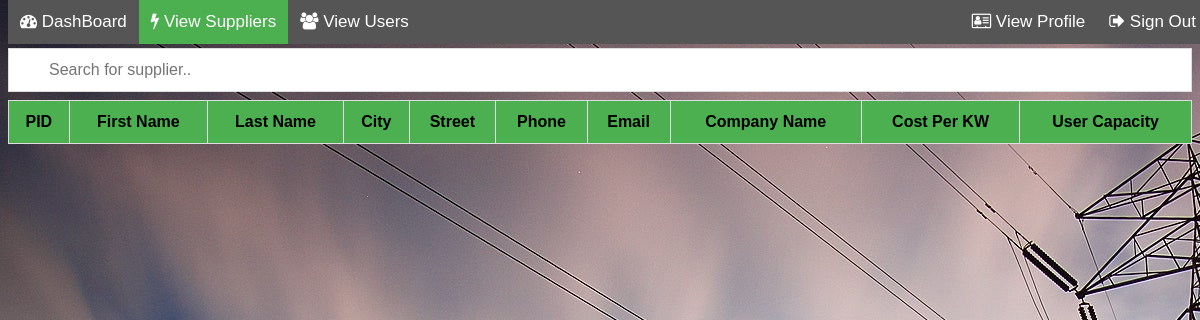
The app's page /ViewSuppliers.php, older data.
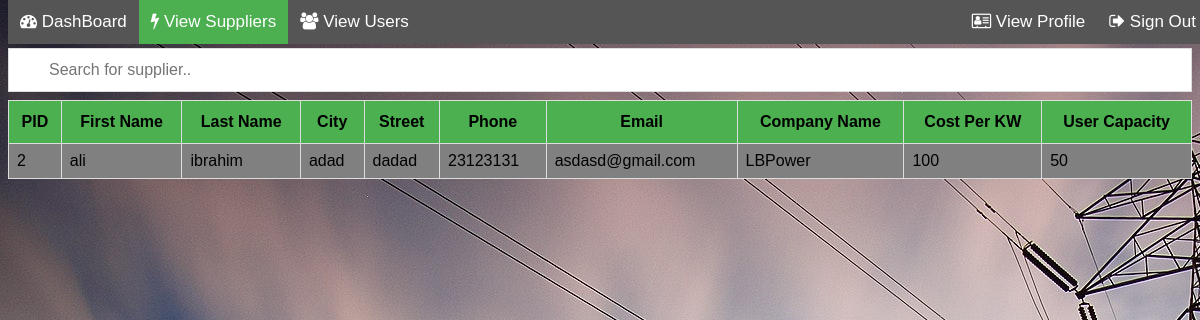
The same page, newer data.
### tables this page shows
CREATE TABLE `supplier` (
  `id` int(11) NOT NULL,
  `PID` int(11) NOT NULL,
  `SID` int(10) NOT NULL,
  `comapany_name` varchar(20) DEFAULT NULL,
  `cost_1kw` double DEFAULT NULL,
  `user_capacity` bigint(20) DEFAULT NULL
);

CREATE TABLE `person` (
  `PID` int(20) NOT NULL,
  `role` int(1) NOT NULL,
  `fname` varchar(20) NOT NULL,
  `lname` varchar(20) NOT NULL,
  `city` varchar(20) NOT NULL,
  `street` varchar(20) NOT NULL,
  `phone` int(10) NOT NULL,
  `email` varchar(20) NOT NULL
);

### ViewSuppliers.php (the view, shortened to what this page needs)
 <html>
 <body>
<head>
</head>
<?php
include("DBConnect.php");
?>
<link rel="stylesheet" href="https://cdnjs.cloudflare.com/ajax/libs/font-awesome/4.7.0/css/font-awesome.min.css">
<div class="navbar">
  <a href="#"><i class="fa fa-dashboard"></i> DashBoard</a>
  <a class="active" href="ViewSuppliers.php"><i class="fa fa-bolt"></i> View Suppliers</a>
  <a href="ViewUsers.php"><i class="fa fa-users"></i> View Users</a>
  <a style=float:right href="#"><i class="fa fa-sign-out"></i> Sign Out</a>
  <a style=float:right href="#"><i class="fa fa-address-card-o"></i> View Profile</a>
</div>
<link rel="stylesheet" type="text/css" href="css/Style.css">
<input type="text" id="myInput" onkeyup="myFunction()" placeholder="Search for supplier..">
<table id='users'>
    <thead>
        <tr>
            <th>PID</th>
            <th>First Name</th>
            <th>Last Name</th>
			<th>City</th>
		    <th>Street</th>
		    <th>Phone</th>
		    <th>Email</th>
		    <th>Company Name</th>
		    <th>Cost Per KW</th>
		    <th>User Capacity</th>
        </tr>
    </thead>
    <tbody>
    <?php
	$sql = "SELECT *
	        FROM person, supplier
			where person.PID=supplier.PID and role=01";
	$result = mysqli_query($connect,$sql);
	?>
    <?php
		for($i=0;$i<mysqli_num_rows($result);$i++){
		$row = mysqli_fetch_assoc($result);
		?>
        <tr>
            <td><?php echo $row['PID']; ?></td>
            <td><?php echo $row['fname']; ?></td>
            <td><?php echo $row['lname']; ?></td>
			<td><?php echo $row['city']; ?></td>
			<td><?php echo $row['street']; ?></td>
			<td><?php echo $row['phone']; ?></td>
			<td><?php echo $row['email']; ?></td>
			<td><?php echo $row['comapany_name']; ?></td>
			<td><?php echo $row['cost_1kw']; ?></td>
			<td><?php echo $row['user_capacity']; ?></td>
        </tr>
		<?php } ?>
    </tbody>
</table>
</body>
</html>

### css/Style.css (style rules this page uses)
body { background-image: url("background.jpg"); }
.navbar { position: fixed; top: 0; width: 100%; background-color: #555; overflow: auto; margin-bottom: 12px; }
.navbar a { float: left; text-align: center; padding: 12px; color: white; text-decoration: none; font-size: 17px; }
.active { background-color: #4CAF50; }
#users { font-family: "Trebuchet MS", Arial, Helvetica, sans-serif; border-collapse: collapse; width: 100%; border: 1px; }
#users td, #users th { border: 1px solid #ddd; padding: 8px; }
#users tr:nth-child(odd) { background-color: #808080; }
#users th { padding-top: 12px; padding-bottom: 12px; text-align: center; background-color: #4CAF50; color: black; }
#myInput { background-image: url(https://www.w3schools.com/css/searchicon.png); background-position: 10px 12px; background-repeat: no-repeat; width: 100%; font-size: 16px; padding: 12px 20px 12px 40px; border: 1px solid #ddd; margin-top: 40px }
body { font-family: Arial, Helvetica, sans-serif; }
* { box-sizing: border-box; }
input[type=text], input[type=password] { width: 100%; padding: 12px 20px; margin: 8px 0; display: inline-block; border: 1px solid #ccc; box-sizing: border-box; }

Row changes from the older to the newer data that the page shows:
added supplier: PID "2", PID.fname "ali", PID.lname "ibrahim", PID.city "adad", PID.street "dadad", PID.phone "23123131", PID.email "asdasd@gmail.com", comapany_name "LBPower", cost_1kw "100", user_capacity "50"
